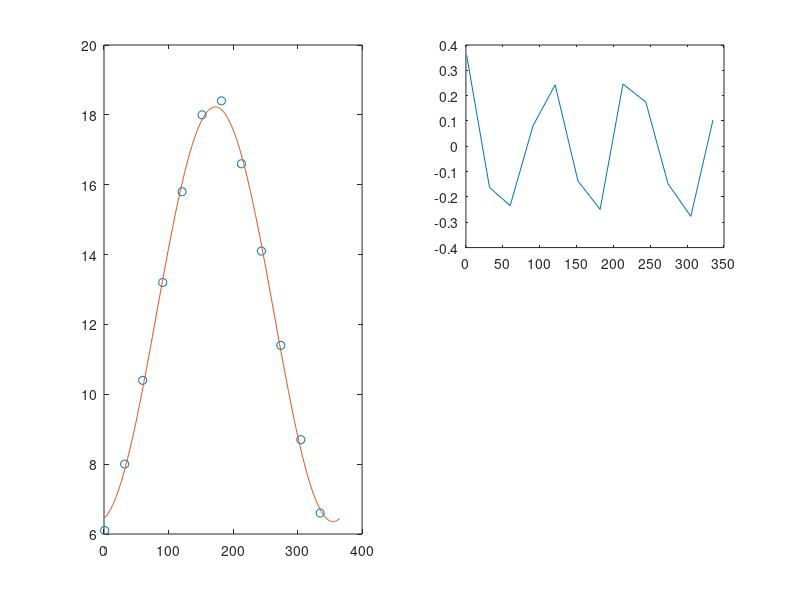

Here is the MATLAB script that generated this plot:
T= 365;
x = [1 32 60 91 121 152 182 213 244 274 305 335]';
y = [6.1 8.0 10.4 13.2 15.8 18.0 18.4 16.6 14.1 11.4 8.7 6.6]';
omega = 2*pi/T;

A = [ones(size(x)) cos(omega*x) sin(omega*x)];
c = A\y;
r = A*c - y;

days = 1 : 1 : 365;
sun_hours = @(day) c(1) + c(2)*cos(omega*day) + c(3)*sin(omega*day);

subplot(1, 2, 1);
plot(x, y, 'o', days, sun_hours(days));
subplot(2, 2, 2);
%plot(x, y, 'o', x, r, '*');
plot(x, r);

sun_hours(157)
felkvsum = r'*r